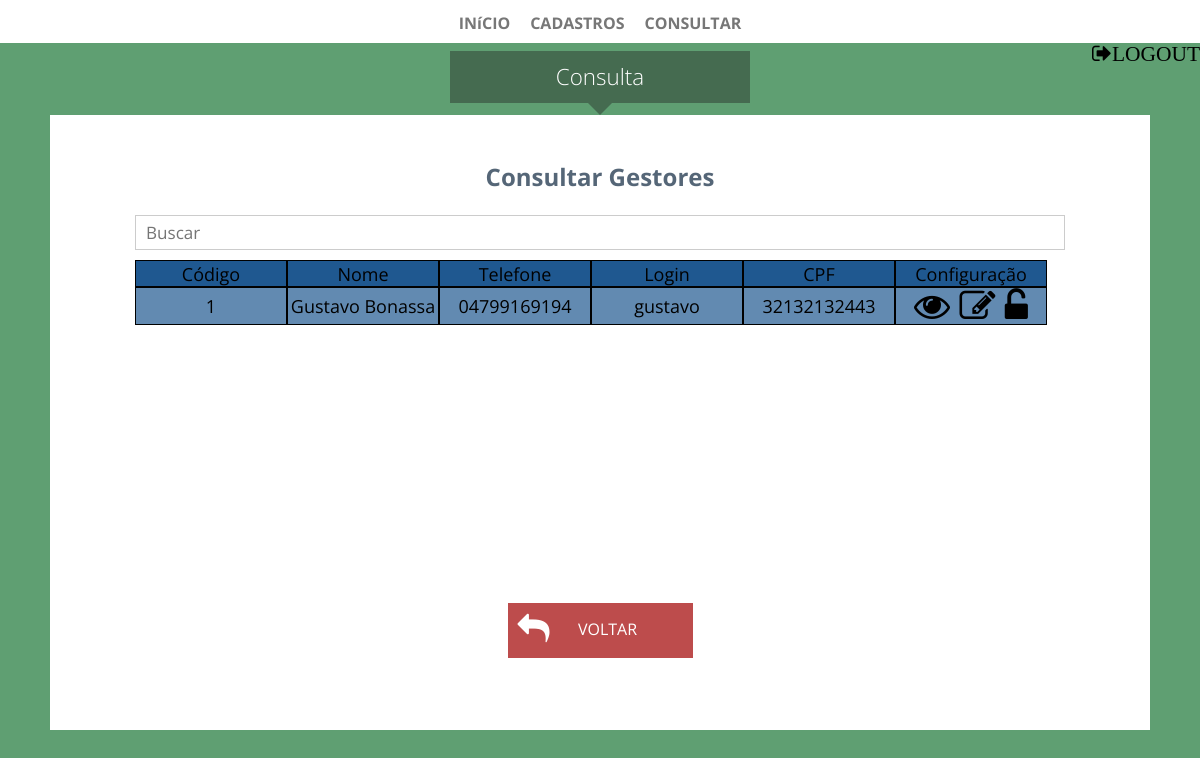
/TCC/page/consulta_consultor.php (signed in), run on the app's committed database.
### tables this page shows
CREATE TABLE IF NOT EXISTS `consultor` (
  `id_cons` int(10) unsigned NOT NULL,
  `nome_cons` varchar(45) DEFAULT NULL,
  `snome_cons` varchar(45) DEFAULT NULL,
  `email_cons` varchar(45) DEFAULT NULL,
  `tel_cons` varchar(15) DEFAULT NULL,
  `end_cons` varchar(45) DEFAULT NULL,
  `cep_cons` varchar(15) DEFAULT NULL,
  `cpf_cons` varchar(15) DEFAULT NULL,
  `login_cons` varchar(15) DEFAULT NULL,
  `senha_cons` varchar(15) DEFAULT NULL,
  `status_cons` varchar(10) DEFAULT NULL,
  `rfid_cons` varchar(20) DEFAULT NULL
);

### TCC/page/consulta_consultor.php (the view, shortened to what this page needs)
<?php
$verifica=$_SESSION["login"];
if(!empty($verifica))
{
?>
<!DOCTYPE html>
<html>
  <head>
        <link rel="stylesheet" href="../css/EstiloAll.css">
		 <link rel="stylesheet" href="../css/EstiloPages.css">
		<link rel="stylesheet" href="https://maxcdn.bootstrapcdn.com/font-awesome/4.4.0/css/font-awesome.min.css">
  </head>
  <body>
		<header>
				<div class="menu">
					<ul>
						<li><a href="../index.php">INíCIO</a></li>
						<li>
							<a href='#'>CADASTROS</a>
						</li>
						<li>
							<a href='#'>CONSULTAR</a>
						</li>
					</ul>
				</div>
		</header>
		<a href="../funcao/logout.php"><div id="logoutr"><h6><i class="fa fa-sign-out fa-2x">LOGOUT</i></h6></div></a>
		<div id="login">
			<h1>Consulta</h1>
			<div id="triangle"></div>
		</div>
	<div class="mid">
				<div id="alinhamento" class="sidebar-search">
				<br>
				<br>
				</div>
				<div class="midpage">
						<h2>Consultar Gestores</h2>
					<br>
					<div class="vizuprocura">
						<input type="search" name="proucura" class="input-search" alt="lista-clientes" placeholder="Buscar">
					<table class="vizualizarcliente2">
					<tr>
								<td><center>Código</center></td>
								<td><center>Nome</center></td>
								<td><center>Telefone</center></td>
								<td><center>Login</center></td>
								<td><center>CPF</center></td>
								<td><center>Configuração</center></td>
					</tr>
					</table>
					<div class="divvizualizar">
						<table class="vizualizarcliente lista-clientes">
					<?php
						$pdo = Database::connect();
						$totalrow=1;
						$sql = "SELECT * FROM consultor ORDER BY id_cons";
						foreach($pdo->query($sql) as $row)
						{
							$totalrow++;
						}
						if($totalrow>1){
							foreach($pdo->query($sql) as $row)
							{
								echo "<tr>";
								echo "<td><center>".$row["id_cons"]."</center></td>";
								echo "<td><center>".$row["nome_cons"];
								if(strlen($row["snome_cons"])<16){
								echo " ".$row["snome_cons"]."</center></td>";
								}else{
								echo "</center></td>";
								}
								echo "<td><center>".$row["tel_cons"]."</center></td>";
								echo "<td><center>".$row["login_cons"]."</center></td>";
								echo "<td><center>".$row["cpf_cons"]."</center></td>";
								echo "<td width='250'> <center>";
								echo "<a href='relatorio_consultor.php?id=".$row["id_cons"]."'><i class='fa fa-eye fa-2x'></i></a>";
								echo "<a class='but-edit' href='edicao_consultor.php?id=".$row["id_cons"]."'><i class='fa fa-pencil-square-o fa-2x'></i></a>";
								if($row["status_cons"]=='ativo'){
									echo "<a class='but-delete'><i class='fa fa-unlock-alt fa-2x'></i></a>";
								}else{
									echo "<a class='but-delete'><i class='fa fa-lock fa-2x'></i></a>";
								}
									echo "</center></td>";
									echo "</tr>";
								}
							}else{
								echo '<center><h4>Não existe gestores cadastrados</h4></center>';
							}
					?>
				</table>
			</div>
		</div>
<br><br><br>
							<table>
					<td><a href="../index.php">
							<div class="botao botaovoltar">
							<div class="iconsrela">
								<i class="fa fa-reply fa-2x"></i>
							</div>
							<p>VOLTAR</p>
							</div>
						</a></td>
			</table>
				</div>
	</div>
  </body>
</html>
<?php
}else{
header("Location:../login.php?logout=1");
}
?>

### TCC/css/EstiloAll.css (style rules this page uses)
* { margin:0;padding:0; }
body { background:#5F9F72; font-family:'Open Sans',sans-serif; min-width:1020px; }
td { text-align:right; }
.mid { background-color:white; color:#567; margin-right:50px; margin-left:50px; margin-bottom:10px; min-height: 450px; padding-bottom: 30px; }
a { text-decoration: none; transition: all ease-in-out .2s; }
#login { width: 300px; height: 40px; margin:0 auto; margin-top:8px; margin-bottom:2%; transition:opacity 1s; -webkit-transition:opacity 1s; }
#triangle { width:0; border-top:12px solid #456B50; border-right:12px solid transparent; border-left:12px solid transparent; margin:0 auto; }
#login h1 { background: #456B50; padding-top: 10px; padding-bottom: 17px; font-size: 140%; font-weight: 300; text-align: center; color: #fff; height: 25px; }
input[type="search"] { width:80%; background:#fff; margin-bottom:10px; border:1px solid #ccc; font-family:'Open Sans',sans-serif; font-size:95%; color:#555; height: 35px; width: 100%; padding: 10px; }
.botao { width:170px; height:60px; text-align:center; position:relative; border:0; font-family:'Open Sans',sans-serif; font-size:100%; color:#fff; margin:20px; cursor:pointer; transition:background .3s; -webkit-transition:background .3s; padding-top:15px; padding-left:15px; }
table { margin:0 auto; }
.menu ul { position:; margin-left:auto; margin-right:auto; margin-top:0; margin-bottom:10px; display:table; }
.menu { position : relative; width: 100%; height: 43px; background: #FFFFFF; font-weight: bold; text-align:center; }
.menu li { margin:2px 0 0 0; float:left; list-style-type: none; list-style:none; }
.menu li a { color: #777; text-decoration: none; float: left; padding: 10px 10px 10px 10px; display:block; }
.midpage { text-align:center; width:100%; margin-top: 1px; margin-bottom:20px; }
.vizualizarcliente i { color:black; }
#logoutr { float:right; color:black; }

### TCC/css/EstiloPages.css (style rules this page uses)
.botaovoltar { background:#BD4C4C; height:40px; }
div.iconsrela { bottom: 0; margin: auto; position: absolute; left: 10px; top: 10px; text-align: center; }
.vizualizarcliente tr td { border:1px solid black; width:150px; max-width:150px; height:25px; }
.vizualizarcliente td { height: 30px; background-color: #628AB1; color: black; border-bottom: 1px dotted #baaea3; border-top: 1px dotted #baaea3; }
.vizuprocura { font-size:18px; width: 930px; height: 300px; margin:0 auto; z-index:1; }
.divvizualizar { font-size:18px; width: 930px; height: 283px; margin:0 auto; z-index:1; overflow:scroll; }
.vizualizarcliente { background-color: #baaea3; text-align: left; border-spacing: 0px; margin-left: 0; }
.vizualizarcliente2 tr td { border:1px solid black; width:150px; height:25px; }
.vizualizarcliente2 { background-color: #baaea3; text-align: left; border-spacing: 0px; margin-left: 0; }
.vizualizarcliente2 td { height: 30px; background-color: #1F5890; color: black; border-bottom: 1px dotted #baaea3; border-top: 1px dotted #baaea3; }

### data on the page
consultor: id_cons "1", nome_cons "Gustavo", snome_cons "Bonassa", tel_cons "04799169194", login_cons "gustavo", cpf_cons "32132132443", status_cons "ativo" (drawn)
